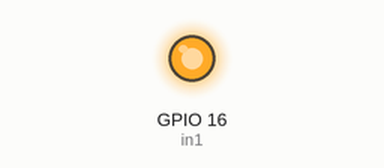
The program below on a simulated Raspberry Pi (BCM pin numbers). Shown: output pins drawn as LEDs (lit = HIGH). At 1.3 s the program stops and its outputs stay as they are.

Above: at 0.3 s.
At 1.3 s:
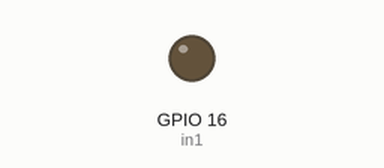
Timing chart, 0 to 2.8 s (numbered marks = the images above):
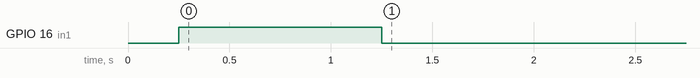

Measured:
- by itself, GPIO 16 (in1): LOW → HIGH at 0.25 s, → LOW 1.0 s later

The program:

reset.py
```python
#!/usr/bin/python3

import RPi.GPIO as GPIO
import time

in1 = 16

GPIO.setmode(GPIO.BCM)
GPIO.setup(in1, GPIO.OUT)

GPIO.output(in1, GPIO.LOW)

time.sleep(0.25)
GPIO.output(in1, GPIO.HIGH)

time.sleep(1)

GPIO.output(in1, GPIO.LOW)

GPIO.cleanup()
```
